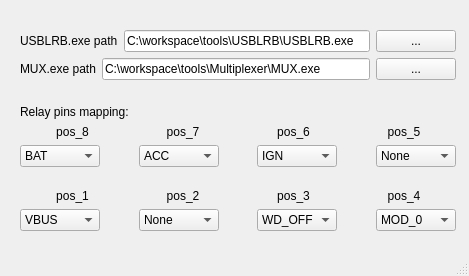
<?xml version="1.0" encoding="UTF-8"?>
<ui version="4.0">
 <class>windowSetting</class>
 <widget class="QMainWindow" name="windowSetting">
  <property name="geometry">
   <rect>
    <x>0</x>
    <y>0</y>
    <width>469</width>
    <height>276</height>
   </rect>
  </property>
  <property name="windowTitle">
   <string>MainWindow</string>
  </property>
  <widget class="QWidget" name="centralwidget">
   <widget class="QWidget" name="">
    <property name="geometry">
     <rect>
      <x>20</x>
      <y>30</y>
      <width>436</width>
      <height>201</height>
     </rect>
    </property>
    <layout class="QVBoxLayout" name="verticalLayout">
     <item>
      <layout class="QHBoxLayout" name="horizontalLayout">
       <item>
        <widget class="QLabel" name="label">
         <property name="text">
          <string>USBLRB.exe path</string>
         </property>
        </widget>
       </item>
       <item>
        <widget class="QLineEdit" name="txtRelayPath">
         <property name="text">
          <string>C:\workspace\tools\USBLRB\USBLRB.exe</string>
         </property>
        </widget>
       </item>
       <item>
        <widget class="QPushButton" name="btnRelayPath">
         <property name="text">
          <string>...</string>
         </property>
        </widget>
       </item>
      </layout>
     </item>
     <item>
      <layout class="QHBoxLayout" name="horizontalLayout_2">
       <item>
        <widget class="QLabel" name="label_2">
         <property name="text">
          <string>MUX.exe path</string>
         </property>
        </widget>
       </item>
       <item>
        <widget class="QLineEdit" name="txtMUXPath">
         <property name="text">
          <string>C:\workspace\tools\Multiplexer\MUX.exe</string>
         </property>
        </widget>
       </item>
       <item>
        <widget class="QPushButton" name="btnMUXPath">
         <property name="text">
          <string>...</string>
         </property>
        </widget>
       </item>
      </layout>
     </item>
     <item>
      <spacer name="verticalSpacer">
       <property name="orientation">
        <enum>Qt::Vertical</enum>
       </property>
       <property name="sizeHint" stdset="0">
        <size>
         <width>20</width>
         <height>40</height>
        </size>
       </property>
      </spacer>
     </item>
     <item>
      <widget class="QLabel" name="label_3">
       <property name="text">
        <string>Relay pins mapping:</string>
       </property>
      </widget>
     </item>
     <item>
      <layout class="QHBoxLayout" name="horizontalLayout_3">
       <item>
        <widget class="QLabel" name="label_10">
         <property name="text">
          <string>pos_8</string>
         </property>
         <property name="alignment">
          <set>Qt::AlignCenter</set>
         </property>
        </widget>
       </item>
       <item>
        <widget class="QLabel" name="label_11">
         <property name="text">
          <string>pos_7</string>
         </property>
         <property name="alignment">
          <set>Qt::AlignCenter</set>
         </property>
        </widget>
       </item>
       <item>
        <widget class="QLabel" name="label_9">
         <property name="text">
          <string>pos_6</string>
         </property>
         <property name="alignment">
          <set>Qt::AlignCenter</set>
         </property>
        </widget>
       </item>
       <item>
        <widget class="QLabel" name="label_8">
         <property name="text">
          <string>pos_5</string>
         </property>
         <property name="alignment">
          <set>Qt::AlignCenter</set>
         </property>
        </widget>
       </item>
      </layout>
     </item>
     <item>
      <layout class="QHBoxLayout" name="horizontalLayout_4">
       <item>
        <widget class="QComboBox" name="cbPos8">
         <property name="currentText">
          <string>BAT</string>
         </property>
         <property name="currentIndex">
          <number>1</number>
         </property>
         <item>
          <property name="text">
           <string>None</string>
          </property>
         </item>
         <item>
          <property name="text">
           <string>BAT</string>
          </property>
         </item>
         <item>
          <property name="text">
           <string>ACC</string>
          </property>
         </item>
         <item>
          <property name="text">
           <string>IGN</string>
          </property>
         </item>
         <item>
          <property name="text">
           <string>VBUS</string>
          </property>
         </item>
         <item>
          <property name="text">
           <string>MOD_0</string>
          </property>
         </item>
         <item>
          <property name="text">
           <string>WD_OFF</string>
          </property>
         </item>
         <item>
          <property name="text">
           <string>OPT_0</string>
          </property>
         </item>
         <item>
          <property name="text">
           <string>OPT_1</string>
          </property>
         </item>
         <item>
          <property name="text">
           <string>OPT_2</string>
          </property>
         </item>
        </widget>
       </item>
       <item>
        <spacer name="horizontalSpacer">
         <property name="orientation">
          <enum>Qt::Horizontal</enum>
         </property>
         <property name="sizeHint" stdset="0">
          <size>
           <width>40</width>
           <height>20</height>
          </size>
         </property>
        </spacer>
       </item>
       <item>
        <widget class="QComboBox" name="cbPos7">
         <property name="currentIndex">
          <number>2</number>
         </property>
         <item>
          <property name="text">
           <string>None</string>
          </property>
         </item>
         <item>
          <property name="text">
           <string>BAT</string>
          </property>
         </item>
         <item>
          <property name="text">
           <string>ACC</string>
          </property>
         </item>
         <item>
          <property name="text">
           <string>IGN</string>
          </property>
         </item>
         <item>
          <property name="text">
           <string>VBUS</string>
          </property>
         </item>
         <item>
          <property name="text">
           <string>MOD_0</string>
          </property>
         </item>
         <item>
          <property name="text">
           <string>WD_OFF</string>
          </property>
         </item>
         <item>
          <property name="text">
           <string>OPT_0</string>
          </property>
         </item>
         <item>
          <property name="text">
           <string>OPT_1</string>
          </property>
         </item>
         <item>
          <property name="text">
           <string>OPT_2</string>
          </property>
         </item>
        </widget>
       </item>
       <item>
        <spacer name="horizontalSpacer_2">
         <property name="orientation">
          <enum>Qt::Horizontal</enum>
         </property>
         <property name="sizeHint" stdset="0">
          <size>
           <width>40</width>
           <height>20</height>
          </size>
         </property>
        </spacer>
       </item>
       <item>
        <widget class="QComboBox" name="cbPos6">
         <property name="currentIndex">
          <number>3</number>
         </property>
         <item>
          <property name="text">
           <string>None</string>
          </property>
         </item>
         <item>
          <property name="text">
           <string>BAT</string>
          </property>
         </item>
         <item>
          <property name="text">
           <string>ACC</string>
          </property>
         </item>
         <item>
          <property name="text">
           <string>IGN</string>
          </property>
         </item>
         <item>
          <property name="text">
           <string>VBUS</string>
          </property>
         </item>
         <item>
          <property name="text">
           <string>MOD_0</string>
          </property>
         </item>
         <item>
          <property name="text">
           <string>WD_OFF</string>
          </property>
         </item>
         <item>
          <property name="text">
           <string>OPT_0</string>
          </property>
         </item>
         <item>
          <property name="text">
           <string>OPT_1</string>
          </property>
         </item>
         <item>
          <property name="text">
           <string>OPT_2</string>
          </property>
         </item>
        </widget>
       </item>
       <item>
        <spacer name="horizontalSpacer_3">
         <property name="orientation">
          <enum>Qt::Horizontal</enum>
         </property>
         <property name="sizeHint" stdset="0">
          <size>
           <width>40</width>
           <height>20</height>
          </size>
         </property>
        </spacer>
       </item>
       <item>
        <widget class="QComboBox" name="cbPos5">
         <item>
          <property name="text">
           <string>None</string>
          </property>
         </item>
         <item>
          <property name="text">
           <string>BAT</string>
          </property>
         </item>
         <item>
          <property name="text">
           <string>ACC</string>
          </property>
         </item>
         <item>
          <property name="text">
           <string>IGN</string>
          </property>
         </item>
         <item>
          <property name="text">
           <string>VBUS</string>
          </property>
         </item>
         <item>
          <property name="text">
           <string>MOD_0</string>
          </property>
         </item>
         <item>
          <property name="text">
           <string>WD_OFF</string>
          </property>
         </item>
         <item>
          <property name="text">
           <string>OPT_0</string>
          </property>
         </item>
         <item>
          <property name="text">
           <string>OPT_1</string>
          </property>
         </item>
         <item>
          <property name="text">
           <string>OPT_2</string>
          </property>
         </item>
        </widget>
       </item>
      </layout>
     </item>
     <item>
      <spacer name="verticalSpacer_2">
       <property name="orientation">
        <enum>Qt::Vertical</enum>
       </property>
       <property name="sizeHint" stdset="0">
        <size>
         <width>20</width>
         <height>36</height>
        </size>
       </property>
      </spacer>
     </item>
     <item>
      <layout class="QHBoxLayout" name="horizontalLayout_5">
       <item>
        <widget class="QLabel" name="label_4">
         <property name="layoutDirection">
          <enum>Qt::LeftToRight</enum>
         </property>
         <property name="text">
          <string>pos_1</string>
         </property>
         <property name="alignment">
          <set>Qt::AlignCenter</set>
         </property>
        </widget>
       </item>
       <item>
        <widget class="QLabel" name="label_5">
         <property name="text">
          <string>pos_2</string>
         </property>
         <property name="alignment">
          <set>Qt::AlignCenter</set>
         </property>
        </widget>
       </item>
       <item>
        <widget class="QLabel" name="label_6">
         <property name="text">
          <string>pos_3</string>
         </property>
         <property name="alignment">
          <set>Qt::AlignCenter</set>
         </property>
        </widget>
       </item>
       <item>
        <widget class="QLabel" name="label_7">
         <property name="text">
          <string>pos_4</string>
         </property>
         <property name="alignment">
          <set>Qt::AlignCenter</set>
         </property>
        </widget>
       </item>
      </layout>
     </item>
     <item>
      <layout class="QHBoxLayout" name="horizontalLayout_6">
       <item>
        <widget class="QComboBox" name="cbPos1">
         <property name="currentIndex">
          <number>4</number>
         </property>
         <item>
          <property name="text">
           <string>None</string>
          </property>
         </item>
         <item>
          <property name="text">
           <string>BAT</string>
          </property>
         </item>
         <item>
          <property name="text">
           <string>ACC</string>
          </property>
         </item>
         <item>
          <property name="text">
           <string>IGN</string>
          </property>
         </item>
         <item>
          <property name="text">
           <string>VBUS</string>
          </property>
         </item>
         <item>
          <property name="text">
           <string>MOD_0</string>
          </property>
         </item>
         <item>
          <property name="text">
           <string>WD_OFF</string>
          </property>
         </item>
         <item>
          <property name="text">
           <string>OPT_0</string>
          </property>
         </item>
         <item>
          <property name="text">
           <string>OPT_1</string>
          </property>
         </item>
         <item>
          <property name="text">
           <string>OPT_2</string>
          </property>
         </item>
        </widget>
       </item>
       <item>
        <spacer name="horizontalSpacer_4">
         <property name="orientation">
          <enum>Qt::Horizontal</enum>
         </property>
         <property name="sizeHint" stdset="0">
          <size>
           <width>40</width>
           <height>20</height>
          </size>
         </property>
        </spacer>
       </item>
       <item>
        <widget class="QComboBox" name="cbPos2">
         <item>
          <property name="text">
           <string>None</string>
          </property>
         </item>
         <item>
          <property name="text">
           <string>BAT</string>
          </property>
         </item>
         <item>
          <property name="text">
           <string>ACC</string>
          </property>
         </item>
         <item>
          <property name="text">
           <string>IGN</string>
          </property>
         </item>
         <item>
          <property name="text">
           <string>VBUS</string>
          </property>
         </item>
         <item>
          <property name="text">
           <string>MOD_0</string>
          </property>
         </item>
         <item>
          <property name="text">
           <string>WD_OFF</string>
          </property>
         </item>
         <item>
          <property name="text">
           <string>OPT_0</string>
          </property>
         </item>
         <item>
          <property name="text">
           <string>OPT_1</string>
          </property>
         </item>
         <item>
          <property name="text">
           <string>OPT_2</string>
          </property>
         </item>
        </widget>
       </item>
       <item>
        <spacer name="horizontalSpacer_5">
         <property name="orientation">
          <enum>Qt::Horizontal</enum>
         </property>
         <property name="sizeHint" stdset="0">
          <size>
           <width>40</width>
           <height>20</height>
          </size>
         </property>
        </spacer>
       </item>
       <item>
        <widget class="QComboBox" name="cbPos3">
         <property name="currentIndex">
          <number>6</number>
         </property>
         <item>
          <property name="text">
           <string>None</string>
          </property>
         </item>
         <item>
          <property name="text">
           <string>BAT</string>
          </property>
         </item>
         <item>
          <property name="text">
           <string>ACC</string>
          </property>
         </item>
         <item>
          <property name="text">
           <string>IGN</string>
          </property>
         </item>
         <item>
          <property name="text">
           <string>VBUS</string>
          </property>
         </item>
         <item>
          <property name="text">
           <string>MOD_0</string>
          </property>
         </item>
         <item>
          <property name="text">
           <string>WD_OFF</string>
          </property>
         </item>
         <item>
          <property name="text">
           <string>OPT_0</string>
          </property>
         </item>
         <item>
          <property name="text">
           <string>OPT_1</string>
          </property>
         </item>
         <item>
          <property name="text">
           <string>OPT_2</string>
          </property>
         </item>
        </widget>
       </item>
       <item>
        <spacer name="horizontalSpacer_6">
         <property name="orientation">
          <enum>Qt::Horizontal</enum>
         </property>
         <property name="sizeHint" stdset="0">
          <size>
           <width>40</width>
           <height>20</height>
          </size>
         </property>
        </spacer>
       </item>
       <item>
        <widget class="QComboBox" name="cbPos4">
         <property name="currentIndex">
          <number>5</number>
         </property>
         <item>
          <property name="text">
           <string>None</string>
          </property>
         </item>
         <item>
          <property name="text">
           <string>BAT</string>
          </property>
         </item>
         <item>
          <property name="text">
           <string>ACC</string>
          </property>
         </item>
         <item>
          <property name="text">
           <string>IGN</string>
          </property>
         </item>
         <item>
          <property name="text">
           <string>VBUS</string>
          </property>
         </item>
         <item>
          <property name="text">
           <string>MOD_0</string>
          </property>
         </item>
         <item>
          <property name="text">
           <string>WD_OFF</string>
          </property>
         </item>
         <item>
          <property name="text">
           <string>OPT_0</string>
          </property>
         </item>
         <item>
          <property name="text">
           <string>OPT_1</string>
          </property>
         </item>
         <item>
          <property name="text">
           <string>OPT_2</string>
          </property>
         </item>
        </widget>
       </item>
      </layout>
     </item>
    </layout>
   </widget>
  </widget>
  <widget class="QMenuBar" name="menubar">
   <property name="geometry">
    <rect>
     <x>0</x>
     <y>0</y>
     <width>469</width>
     <height>21</height>
    </rect>
   </property>
  </widget>
  <widget class="QStatusBar" name="statusbar"/>
 </widget>
 <resources/>
 <connections/>
</ui>
